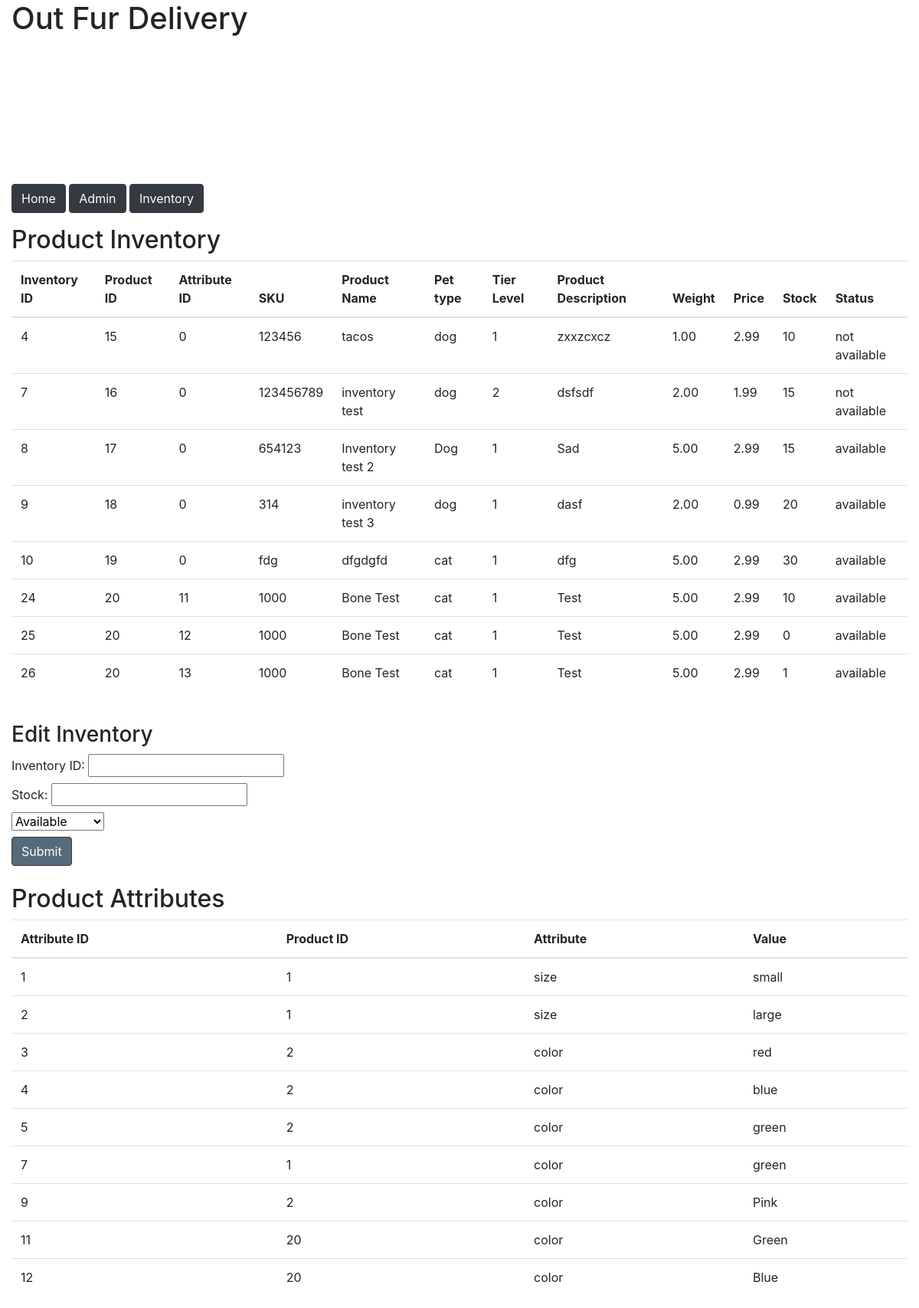
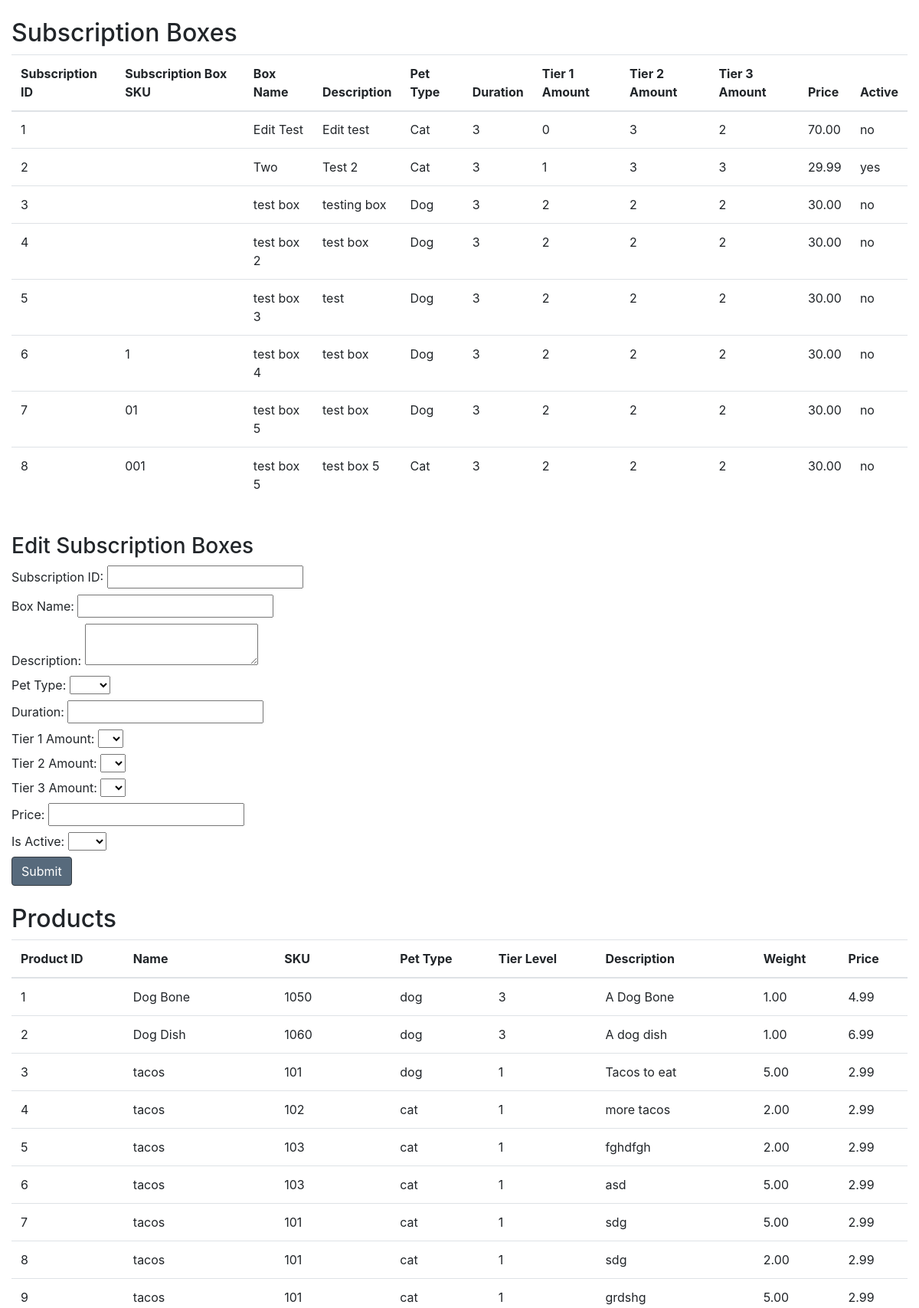
Page /admin-inventory.php (upper part) on the committed database (2 pictures, top to bottom).
### tables this page shows
CREATE TABLE `inventory` (
  `inventoryId` int(11) NOT NULL,
  `productAttributeId` int(11) NOT NULL,
  `productId` int(11) NOT NULL,
  `stock` int(11) NOT NULL,
  `status` varchar(50) NOT NULL
);

CREATE TABLE `products` (
  `productId` int(11) NOT NULL,
  `productName` varchar(100) NOT NULL,
  `sku` varchar(100) NOT NULL,
  `petType` varchar(100) NOT NULL,
  `tierLevel` int(11) NOT NULL,
  `productDescription` varchar(255) NOT NULL,
  `productWeight` decimal(6,2) NOT NULL,
  `productPrice` decimal(6,2) NOT NULL,
  `dateCreated` timestamp NOT NULL DEFAULT current_timestamp() ON UPDATE current_timestamp()
);

CREATE TABLE `subscriptions` (
  `subscriptionId` int(11) NOT NULL,
  `subscriptionBoxSku` varchar(100) NOT NULL,
  `name` varchar(100) NOT NULL,
  `subscriptionDescription` varchar(255) NOT NULL,
  `petType` varchar(50) NOT NULL,
  `duration` int(11) NOT NULL,
  `tierOneAmount` int(11) NOT NULL,
  `tierTwoAmount` int(11) NOT NULL,
  `tierThreeAmount` int(11) NOT NULL,
  `subscriptionPrice` decimal(5,2) NOT NULL,
  `isActive` char(3) NOT NULL,
  `dateCreated` timestamp NOT NULL DEFAULT current_timestamp() ON UPDATE current_timestamp()
);

### admin-inventory.php (the view, shortened to what this page needs)
<!DOCTYPE html>
<html lang="en">
<head>
    <link rel="stylesheet" href="https://cdn.jsdelivr.net/npm/bootstrap@4.5.3/dist/css/bootstrap.min.css">
    <link rel="stylesheet" href="css" type="text/css">
    <link rel="stylesheet" href="stylesheet.css" type="text/css">
</head>
<body>
<div class="container mb-3">
    <header>
        <h1>Out Fur Delivery</h1>
    </header>
    <nav>
        <a href="index.php" class="btn btn-dark">Home</a>
        <a href="admin-add.php" class="btn btn-dark">Admin</a>
        <a href="admin-inventory.php" class="btn btn-dark">Inventory</a>
    </nav>
</div>
<?php
require_once("connect-db.php");
if (isset($_POST["addInventory"])) {
    $inventoryProductId = "";
    $inventoryProductId = $_POST["productInventoryId"];
    $sql = "SELECT * from products INNER JOIN `product-attributes` on products.productId = `product-attributes`.`productId` where products.productId = '$inventoryProductId'";
    $statement = $db->prepare($sql);
    if ($statement->execute()) {
        $inventoryProducts = $statement->fetchAll();
        $statement->closeCursor();
    } else {
        echo "<h3>Error Loading Categories</h3>";
    } ?>
    <div class="container">
        <table class="table">
            <thead>
            <tr>
                <th>Attribute ID</th>
                <th>Product ID</th>
                <th>Product Name</th>
                <th>Product SKU</th>
                <th>Attribute</th>
                <th>Value</th>
            </tr>
            </thead>
            <?php
            foreach ($inventoryProducts as $ip): ?>
            <tr>
                <td><?php echo $ip["productAttributeId"]; ?></td>
                <td><?php echo $ip["productId"]; ?></td>
                <td><?php echo $ip["productName"]; ?></td>
                <td><?php echo $ip["sku"]; ?></td>
                <td><?php echo $ip["attribute"]; ?></td>
                <td><?php echo $ip["value"]; ?></td>
            </tr>
            <?php
            endforeach;
            ?>
        </table>
        <form method="post" action="<?php echo $_SERVER['PHP_SELF']; ?>">
            <label>Attribute ID: <input type="tel" name="attributeId"></label><br>
            <label>Product ID: <input type="tel" name="productId"></label><br>
            <label>Add to Inventory: <input type="tel" name="productInventory"></label><br>
            <input type="submit" name="addToInventory" class="btn btn-dark btn-block">
        </form>
    </div>
<?php
} else {
    $sql = "select * from inventory inner JOIN products on inventory.productId = products.productId";
    $statement = $db->prepare($sql);
    $sql2 = "select * from `product-attributes`";
    $statement2 = $db->prepare($sql2);
    if ($statement->execute() && $statement2->execute()) {
        $inventoryProductsEdit = $statement->fetchAll();
        $inventoryAttributes = $statement2->fetchAll();
    } else {
        echo "<h3>Error Loading Inventory</h3>";
    }
    ?>
    <div class="container">
        <h2>Product Inventory</h2>
        <table class="table">
            <thead>
            <tr>
                <th>Inventory ID</th>
                <th>Product ID</th>
                <th>Attribute ID</th>
                <th>SKU</th>
                <th>Product Name</th>
                <th>Pet type</th>
                <th>Tier Level</th>
                <th>Product Description</th>
                <th>Weight</th>
                <th>Price</th>
                <th>Stock</th>
                <th>Status</th>
            </tr>
            </thead>
            <?php
            foreach ($inventoryProductsEdit as $ipe): ?>
            <tr>
                <td><?php echo $ipe["inventoryId"]; ?></td>
                <td><?php echo $ipe["productId"]; ?></td>
                <td><?php echo $ipe["productAttributeId"]; ?></td>
                <td><?php echo $ipe["sku"]; ?></td>
                <td><?php echo $ipe["productName"]; ?></td>
                <td><?php echo $ipe["petType"]; ?></td>
                <td><?php echo $ipe["tierLevel"]; ?></td>
                <td><?php echo $ipe["productDescription"]; ?></td>
                <td><?php echo $ipe["productWeight"]; ?></td>
                <td><?php echo $ipe["productPrice"]; ?></td>
                <td><?php echo $ipe["stock"]; ?></td>
                <td><?php echo $ipe["status"]; ?></td>
            </tr>
            <?php
            endforeach;
            ?>
        </table><br>
        <form method="post" action="<?php echo $_SERVER['PHP_SELF']; ?>">
            <h3>Edit Inventory</h3>
            <label>Inventory ID: <input type="tel" name="inventoryId" required></label><br>
            <label>Stock: <input type="tel" name="stock" required></label><br>
            <label>
                <select name="status" required>
                    <option value="available">Available</option>
                </select>
            </label><br>
            <input type="submit" name="editInventory" class="btn btn-dark">
        </form><br>
        <h2>Product Attributes</h2>
        <table class="table">
            <thead>
            <tr>
                <th>Attribute ID</th>
                <th>Product ID</th>
                <th>Attribute</th>
                <th>Value</th>
            </tr>
            <?php
            foreach ($inventoryAttributes as $ia): ?>
            <tr>
                <td><?php echo $ia["productAttributeId"]; ?></td>
                <td><?php echo $ia["productId"]; ?></td>
                <td><?php echo $ia["attribute"]; ?></td>
                <td><?php echo $ia["value"]; ?></td>
            </tr>
            <?php
            endforeach;
            ?>
            </thead>
        </table><br>
        <?php
        $sql= "select * from subscriptions";
        $statement = $db->prepare($sql);
        if ($statement->execute()) {
            $subscriptionBoxes = $statement->fetchAll();
        } else {
            echo "<h3>Error Loading Subscription Boxes</h3>";
        }
        ?>
        <h2>Subscription Boxes</h2>
        <table class="table">
            <tr>
                <thead>
                <th>Subscription ID</th>
                <th>Subscription Box SKU</th>
                <th>Box Name</th>
                <th>Description</th>
                <th>Pet Type</th>
                <th>Duration</th>
                <th>Tier 1 Amount</th>
                <th>Tier 2 Amount</th>
                <th>Tier 3 Amount</th>
                <th>Price</th>
                <th>Active</th>
                </thead>
            </tr>
            <?php
            foreach ($subscriptionBoxes as $sb): ?>
            <tr>
                <td><?php echo $sb["subscriptionId"]; ?></td>
                <td><?php echo $sb["subscriptionBoxSku"]; ?></td>
                <td><?php echo $sb["name"]; ?></td>
                <td><?php echo $sb["subscriptionDescription"]; ?></td>
                <td><?php echo $sb["petType"]; ?></td>
                <td><?php echo $sb["duration"]; ?></td>
                <td><?php echo $sb["tierOneAmount"]; ?></td>
                <td><?php echo $sb["tierTwoAmount"]; ?></td>
                <td><?php echo $sb["tierThreeAmount"]; ?></td>
                <td><?php echo $sb["subscriptionPrice"]; ?></td>
                <td><?php echo $sb["isActive"]; ?></td>
            </tr>
            <?php
            endforeach;
            ?>
        </table><br>
        <form method="post" action="<?php echo $_SERVER['PHP_SELF']; ?>">
            <h3>Edit Subscription Boxes</h3>
            <label>Subscription ID: <input type="tel" name="subscriptionId" required></label><br>
            <label>Box Name: <input type="text" name="boxName" required></label><br>
            <label>Description: <textarea name="description" required></textarea> </label><br>
            <label>Pet Type:
                <select name="petType" required>
                    <option value="" selected></option>
                    <option value="Cat">Cat</option>
                </select>
            </label><br>
            <label>Duration: <input type="text" name="duration" required> </label><br>
            <label>Tier 1 Amount:
                <select name="tierOneAmount" required>
                    <option value="" selected></option>
                    <option value="0">0</option>
                </select>
            </label><br>
            <label>Tier 2 Amount:
                <select name="tierTwoAmount" required>
                    <option value="" selected></option>
                    <option value="0">0</option>
                </select>
            </label><br>
            <label>Tier 3 Amount:
                <select name="tierThreeAmount" required>
                    <option value="" selected></option>
                    <option value="0">0</option>
                </select>
            </label><br>
            <label>Price: <input type="tel" name="price" required></label><br>
            <label>Is Active:
                <select name="active" required>
                    <option value="" selected></option>
                    <option value="yes">Yes</option>
                </select>
            </label><br>
            <input type="submit" name="editSubscription" class="btn btn-dark">
        </form><br>
        <?php
        $sql= "select * from products";
        $statement = $db->prepare($sql);
        if ($statement->execute()) {
            $products = $statement->fetchAll();
        } else {
            echo "<h3>Error Loading Products</h3>";
        }
        ?>
        <h2>Products</h2>
        <table class="table">
            <tr>
                <thead>
                <th>Product ID</th>
                <th>Name</th>
                <th>SKU</th>
                <th>Pet Type</th>
                <th>Tier Level</th>
                <th>Description</th>
                <th>Weight</th>
                <th>Price</th>
                </thead>
            </tr>
            <?php
            foreach ($products as $p): ?>
            <tr>
                <td><?php echo $p["productId"]; ?></td>
                <td><?php echo $p["productName"]; ?></td>
                <td><?php echo $p["sku"]; ?></td>
                <td><?php echo $p["petType"]; ?></td>
                <td><?php echo $p["tierLevel"]; ?></td>
                <td><?php echo $p["productDescription"]; ?></td>
                <td><?php echo $p["productWeight"]; ?></td>
                <td><?php echo $p["productPrice"]; ?></td>
            </tr>
            <?php
            endforeach;
            ?>
        </table><br>
        <br>
        <br>
        <br>
        <br>
    </div>
<?php
}
?>
</body>
</html>

### stylesheet.css (style rules this page uses)
.container { max-width: 1600px; }
header { height: 240px; }
.homePlan .btn, .homeProducts .btn, form .btn { background-color: rgb(87,106,124); }

### rows in the picture
inventory: inventoryId "4", productId.productId "15", productAttributeId "0", productId.sku "123456", productId.productName "tacos", productId.petType "dog", productId.tierLevel "1", productId.productDescription "zxxzcxcz", productId.productWeight "1.00", productId.productPrice "2.99", stock "10", status "not available"
inventory: inventoryId "7", productId.productId "16", productAttributeId "0", productId.sku "123456789", productId.productName "inventory test", productId.petType "dog", productId.tierLevel "2", productId.productDescription "dsfsdf", productId.productWeight "2.00", productId.productPrice "1.99", stock "15", status "not available"
inventory: inventoryId "8", productId.productId "17", productAttributeId "0", productId.sku "654123", productId.productName "Inventory test 2", productId.petType "Dog", productId.tierLevel "1", productId.productDescription "Sad", productId.productWeight "5.00", productId.productPrice "2.99", stock "15", status "available"
inventory: inventoryId "9", productId.productId "18", productAttributeId "0", productId.sku "314", productId.productName "inventory test 3", productId.petType "dog", productId.tierLevel "1", productId.productDescription "dasf", productId.productWeight "2.00", productId.productPrice "0.99", stock "20", status "available"
inventory: inventoryId "10", productId.productId "19", productAttributeId "0", productId.sku "fdg", productId.productName "dfgdgfd", productId.petType "cat", productId.tierLevel "1", productId.productDescription "dfg", productId.productWeight "5.00", productId.productPrice "2.99", stock "30", status "available"
inventory: inventoryId "24", productId.productId "20", productAttributeId "11", productId.sku "1000", productId.productName "Bone Test", productId.petType "cat", productId.tierLevel "1", productId.productDescription "Test", productId.productWeight "5.00", productId.productPrice "2.99", stock "10", status "available"
inventory: inventoryId "25", productId.productId "20", productAttributeId "12", productId.sku "1000", productId.productName "Bone Test", productId.petType "cat", productId.tierLevel "1", productId.productDescription "Test", productId.productWeight "5.00", productId.productPrice "2.99", stock "0", status "available"
inventory: inventoryId "26", productId.productId "20", productAttributeId "13", productId.sku "1000", productId.productName "Bone Test", productId.petType "cat", productId.tierLevel "1", productId.productDescription "Test", productId.productWeight "5.00", productId.productPrice "2.99", stock "1", status "available"
product-attributes: productAttributeId "1", productId "1", attribute "size", value "small"
product-attributes: productAttributeId "2", productId "1", attribute "size", value "large"
product-attributes: productAttributeId "3", productId "2", attribute "color", value "red"
product-attributes: productAttributeId "4", productId "2", attribute "color", value "blue"
product-attributes: productAttributeId "5", productId "2", attribute "color", value "green"
product-attributes: productAttributeId "7", productId "1", attribute "color", value "green"
product-attributes: productAttributeId "9", productId "2", attribute "color", value "Pink"
product-attributes: productAttributeId "11", productId "20", attribute "color", value "Green"
product-attributes: productAttributeId "12", productId "20", attribute "color", value "Blue"
subscriptions: subscriptionId "1", name "Edit Test", subscriptionDescription "Edit test", petType "Cat", duration "3", tierOneAmount "0", tierTwoAmount "3", tierThreeAmount "2", subscriptionPrice "70.00", isActive "no"
subscriptions: subscriptionId "2", name "Two", subscriptionDescription "Test 2", petType "Cat", duration "3", tierOneAmount "1", tierTwoAmount "3", tierThreeAmount "3", subscriptionPrice "29.99", isActive "yes"
subscriptions: subscriptionId "3", name "test box", subscriptionDescription "testing box", petType "Dog", duration "3", tierOneAmount "2", tierTwoAmount "2", tierThreeAmount "2", subscriptionPrice "30.00", isActive "no"
subscriptions: subscriptionId "4", name "test box 2", subscriptionDescription "test box", petType "Dog", duration "3", tierOneAmount "2", tierTwoAmount "2", tierThreeAmount "2", subscriptionPrice "30.00", isActive "no"
subscriptions: subscriptionId "5", name "test box 3", subscriptionDescription "test", petType "Dog", duration "3", tierOneAmount "2", tierTwoAmount "2", tierThreeAmount "2", subscriptionPrice "30.00", isActive "no"
subscriptions: subscriptionId "6", subscriptionBoxSku "1", name "test box 4", subscriptionDescription "test box", petType "Dog", duration "3", tierOneAmount "2", tierTwoAmount "2", tierThreeAmount "2", subscriptionPrice "30.00", isActive "no"
subscriptions: subscriptionId "7", subscriptionBoxSku "01", name "test box 5", subscriptionDescription "test box", petType "Dog", duration "3", tierOneAmount "2", tierTwoAmount "2", tierThreeAmount "2", subscriptionPrice "30.00", isActive "no"
subscriptions: subscriptionId "8", subscriptionBoxSku "001", name "test box 5", subscriptionDescription "test box 5", petType "Cat", duration "3", tierOneAmount "2", tierTwoAmount "2", tierThreeAmount "2", subscriptionPrice "30.00", isActive "no"
products: productId "1", productName "Dog Bone", sku "1050", petType "dog", tierLevel "3", productDescription "A Dog Bone", productWeight "1.00", productPrice "4.99"
products: productId "2", productName "Dog Dish", sku "1060", petType "dog", tierLevel "3", productDescription "A dog dish", productWeight "1.00", productPrice "6.99"
products: productId "3", productName "tacos", sku "101", petType "dog", tierLevel "1", productDescription "Tacos to eat", productWeight "5.00", productPrice "2.99"
products: productId "4", productName "tacos", sku "102", petType "cat", tierLevel "1", productDescription "more tacos", productWeight "2.00", productPrice "2.99"
products: productId "5", productName "tacos", sku "103", petType "cat", tierLevel "1", productDescription "fghdfgh", productWeight "2.00", productPrice "2.99"
products: productId "6", productName "tacos", sku "103", petType "cat", tierLevel "1", productDescription "asd", productWeight "5.00", productPrice "2.99"
products: productId "7", productName "tacos", sku "101", petType "cat", tierLevel "1", productDescription "sdg", productWeight "5.00", productPrice "2.99"
products: productId "8", productName "tacos", sku "101", petType "cat", tierLevel "1", productDescription "sdg", productWeight "2.00", productPrice "2.99"
products: productId "9", productName "tacos", sku "101", petType "cat", tierLevel "1", productDescription "grdshg", productWeight "5.00", productPrice "2.99"
